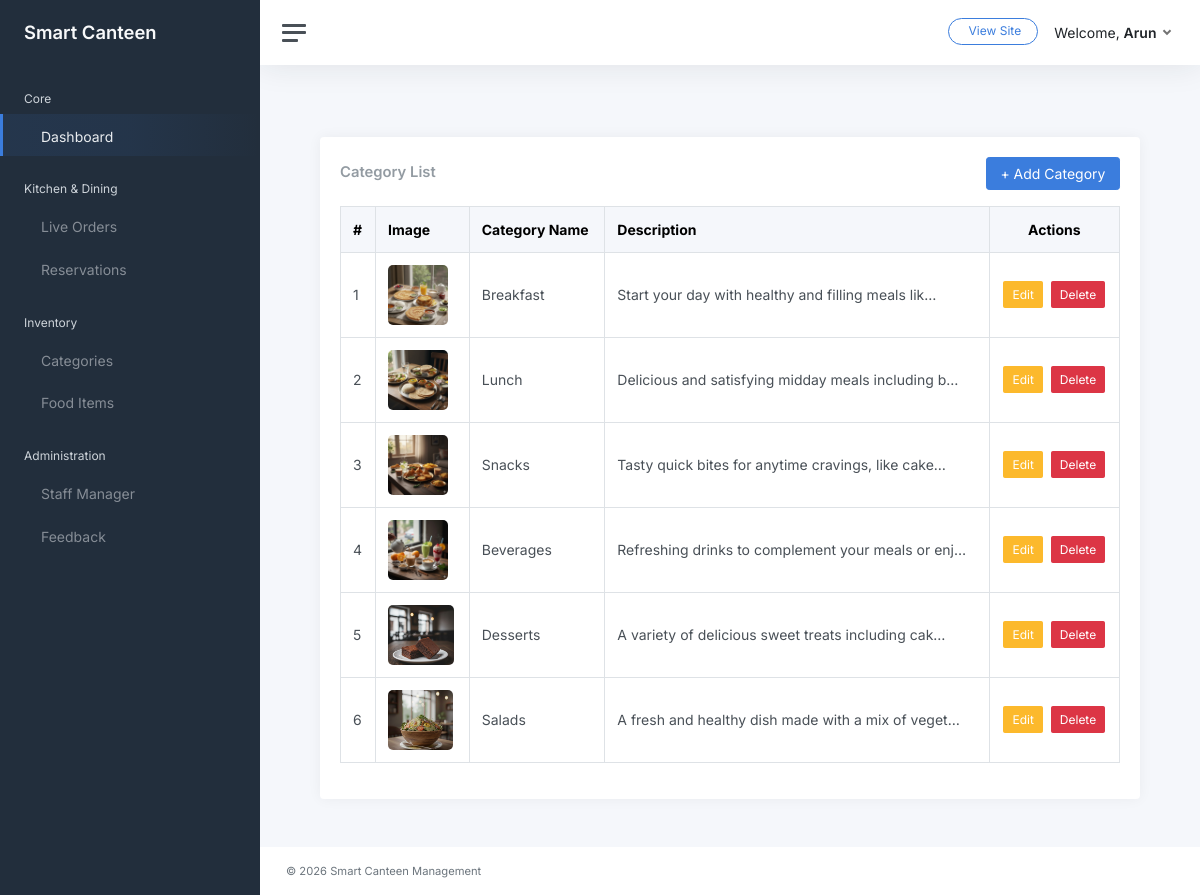
Screenshot of /ViewCategory/ (signed in) with the database file from the repository.
### UserApp/models.py (models this page shows)
class User(AbstractUser):
    email = models.EmailField(unique=True)
    name = models.CharField(max_length=50, blank=True, null=True)
    is_verified = models.BooleanField(default=False)
    created_at = models.DateTimeField(auto_now_add=True)
    updated_at = models.DateTimeField(auto_now=True)

### AdminApp/models.py (models this page shows)
class Category(models.Model):
    category_name = models.CharField(max_length=100, blank=True, null=True)
    category_image = models.ImageField(upload_to='category_images/', blank=True, null=True)
    description = models.TextField(max_length=100, blank=True, null=True)

### AdminApp/views.py (the view)
# urls.py: path('ViewCategory/', views.view_category, name='view_category'),
@login_required
def view_category(request):
    categories = Category.objects.all()
    return render(request, 'ViewCategory.html', {'categories': categories})

### AdminApp/templates/ViewCategory.html
{% extends 'Dashboard.html' %}
{% block content %}
<div class="container-fluid mt-4">
  <div class="row">
    <div class="col-lg-12">
      <div class="card">
        <div class="card-body">
          <div class="d-flex justify-content-between align-items-center mb-3">
            <h4 class="card-title mb-0">Category List</h4>
            <a href="{% url 'add_category' %}" class="btn btn-primary">
              + Add Category
            </a>
          </div>
          <div class="table-responsive">
            <table class="table table-bordered table-hover align-middle">
              <thead class="table-light">
                <tr>
                  <th>#</th>
                  <th>Image</th>
                  <th>Category Name</th>
                  <th>Description</th>
                  <th class="text-center">Actions</th>
                </tr>
              </thead>
              <tbody>
                {% for c in categories %}
                <tr>
                  <td>{{ forloop.counter }}</td>
                  <td>
                    {% if c.category_image %}
                      <img src="{{ c.category_image.url }}"
                           style="height:60px; border-radius:5px;">
                    {% else %}
                      <span class="text-muted">No Image</span>
                    {% endif %}
                  </td>
                  <td>{{ c.category_name }}</td>
                  <td>{{ c.description|truncatechars:50 }}</td>
                  <td class="text-center">
                    <a href="{% url 'edit_category' cat_id=c.id %}"
                       class="btn btn-sm btn-warning me-1">
                      Edit
                    </a>
                    <a href="{% url 'delete_category' category_id=c.id %}"
                       class="btn btn-sm btn-danger">
                      Delete
                    </a>
                  </td>
                </tr>
                {% empty %}
                <tr>
                  <td colspan="5" class="text-center text-muted">
                    No categories found
                  </td>
                </tr>
                {% endfor %}
              </tbody>
            </table>
          </div>
        </div>
      </div>
    </div>
  </div>
</div>
{% endblock %}

### AdminApp/templates/Dashboard.html (shortened to what this page needs)
<!DOCTYPE html>
{% load static %}
<html lang="en">
<head>
    <link href="{% static 'assets/css/app.css' %}" rel="stylesheet">
    <link rel="stylesheet" href="https://cdn.jsdelivr.net/npm/bootstrap-icons@1.11.1/font/bootstrap-icons.css">
</head>
<body>
    <div class="wrapper">
        <nav id="sidebar" class="sidebar js-sidebar">
            <div class="sidebar-content js-simplebar">
                <a class="sidebar-brand" href="{% url 'admin_dashboard' %}">
                    <span class="align-middle">Smart Canteen</span>
                </a>
                <ul class="sidebar-nav">
                    <li class="sidebar-header">Core</li>
                    <li class="sidebar-item active">
                        <a class="sidebar-link" href="{% url 'admin_dashboard' %}">
                             <span class="align-middle">Dashboard</span>
                        </a>
                    </li>
                    <li class="sidebar-header">Kitchen & Dining</li>
                    <li class="sidebar-item">
                        <a class="sidebar-link" href="{% url 'live_orders' %}">
                             <span class="align-middle">Live Orders</span>
                        </a>
                    </li>
                    <li class="sidebar-item">
                        <a class="sidebar-link" href="{% url 'view_bookings' %}">
                             <span class="align-middle">Reservations</span>
                        </a>
                    </li>
                    <li class="sidebar-header">Inventory</li>
                    <li class="sidebar-item">
                        <a data-bs-target="#categoryMenu" data-bs-toggle="collapse" class="sidebar-link collapsed">
                             <span class="align-middle">Categories</span>
                        </a>
                    </li>
                    <li class="sidebar-item">
                        <a data-bs-target="#foodMenu" data-bs-toggle="collapse" class="sidebar-link collapsed">
                             <span class="align-middle">Food Items</span>
                        </a>
                    </li>
                    <li class="sidebar-header">Administration</li>
                    <li class="sidebar-item">
                        <a class="sidebar-link" href="{% url 'manage_staff' %}">
                             <span class="align-middle">Staff Manager</span>
                        </a>
                    </li>
                    <li class="sidebar-item">
                        <a class="sidebar-link" href="{% url 'view_feedback' %}">
                             <span class="align-middle">Feedback</span>
                        </a>
                    </li>
                </ul>
            </div>
        </nav>
        <div class="main">
            <nav class="navbar navbar-expand navbar-light navbar-bg">
                <a class="sidebar-toggle js-sidebar-toggle">
                    <i class="hamburger align-self-center"></i>
                </a>
                <div class="navbar-collapse collapse">
                    <ul class="navbar-nav navbar-align">
                        <li class="nav-item me-2">
                            <a class="btn btn-outline-primary btn-sm rounded-pill px-3 mt-1" href="{% url 'user_home' %}" target="_blank">
                                 View Site
                            </a>
                        </li>
                        <li class="nav-item dropdown">
                            <a class="nav-link dropdown-toggle d-none d-sm-inline-block" href="#" data-bs-toggle="dropdown">
                                <span class="text-dark">Welcome, <strong>{{ request.user.username }}</strong></span>
                            </a>
                        </li>
                    </ul>
                </div>
            </nav>
            <main class="content">
                <div class="container-fluid p-0">
                    {% block content %}{% endblock %}
                </div>
            </main>
            <footer class="footer mt-auto">
                <div class="container-fluid">
                    <div class="d-flex justify-content-between align-items-center small">
                        <div class="text-muted">© 2026 Smart Canteen Management</div>
                    </div>
                </div>
            </footer>
        </div>
    </div>
</body>
</html>

### rows the page displays
User: user.username "Arun"
Category: category_image (picture), category_name "Breakfast", description "Start your day with healthy and filling meals lik…"
Category: category_image (picture), category_name "Lunch", description "Delicious and satisfying midday meals including b…"
Category: category_image (picture), category_name "Snacks", description "Tasty quick bites for anytime cravings, like cake…"
Category: category_image (picture), category_name "Beverages", description "Refreshing drinks to complement your meals or enj…"
Category: category_image (picture), category_name "Desserts", description "A variety of delicious sweet treats including cak…"
Category: category_image (picture), category_name "Salads", description "A fresh and healthy dish made with a mix of veget…"
